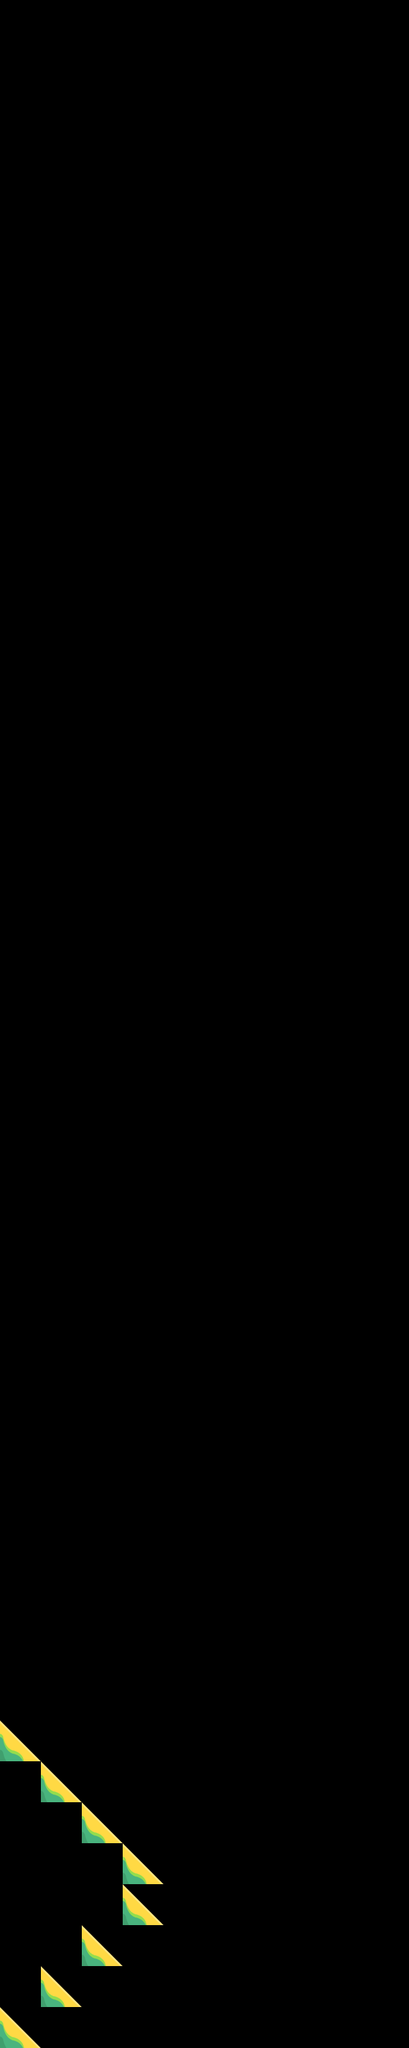

A level layout from a 2D game, rendered from its tile map. Below: a short description, then the map file with tile-grid data replaced by summaries:
An orthogonal 10x50 tile map with 64x64 px tiles, 1 tile layer (Tile Layer 1) and 4 objects (0, 1).

<map version="1.0" tiledversion="1.1.5" orientation="orthogonal" renderorder="left-down" width="10" height="50" tilewidth="64" tileheight="64" infinite="0" nextobjectid="6">
 <tileset firstgid="1" source="spritesheet_tiles.tsx" />
 <layer name="Tile Layer 1" width="10" height="50">
  <data>[500 cells, 8 non-empty, 1 distinct tile ids]</data>
 </layer>
 <objectgroup name="collision">
  <object id="2" name="0" x="0" y="2691.57">
   <polygon points="0,0 255.004,252.454 1.27502,508.734" />
  </object>
  <object id="3" name="1" x="640.061" y="2500.32">
   <polygon points="0,0 -256.279,253.729 -1.27502,510.009" />
  </object>
  <object id="4" x="1.27502" y="1795.23">
   <polygon points="0,0 316.206,313.655 -2.55004,636.236" />
  </object>
  <object id="5" x="637.511" y="1857.71">
   <polygon points="0,0 -443.708,-447.533 2.55004,-900.166" />
  </object>
 </objectgroup>
</map>
